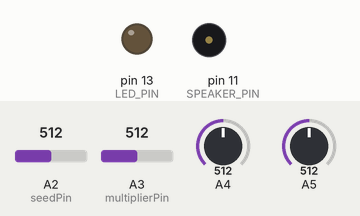
This sketch was run on a simulated Arduino Uno, built with avr-gcc and run on an emulated ATmega328P. On the bench: output pins drawn as LEDs (lit = HIGH), buzzer (waves = sounding). Dashed ring = blinking. Inputs (shaded band) come from the test bench; at power-on: A4 = 512, A5 = 512, A2 (seedPin) = 512, A3 (multiplierPin) = 512.

Above: at 1.8 s.
1.9 s: A4 set to 30
At 2.6 s:
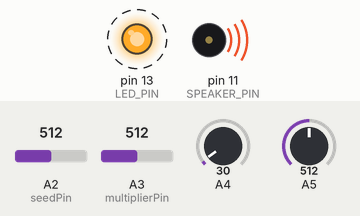
5.4 s: A4 set to 306
At 5.94 s:
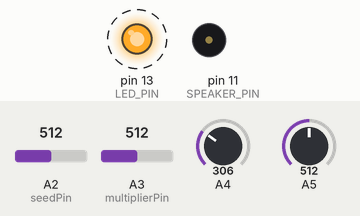
8.9 s: A5 set to 866
At 10.1 s:
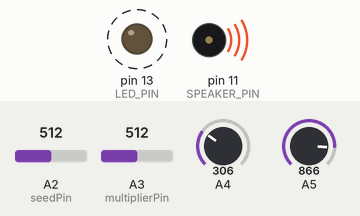
12.4 s: A5 set to 895
15.9 s: A5 set to 716
At 17.9 s:
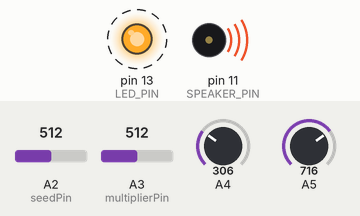
19.5 s: A5 set to 992
At 19.93 s:
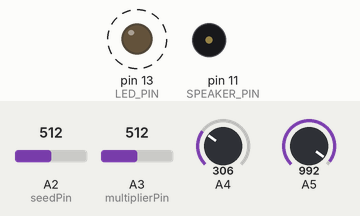
Timing chart, 0 to 24.0 s (numbered marks = the images above; inputs shaded):
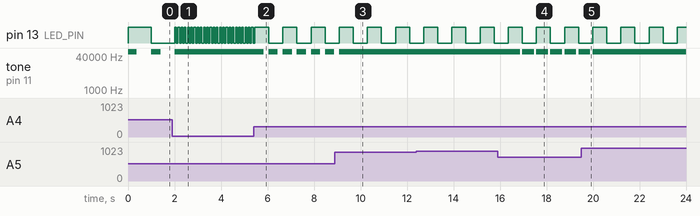

The sketch:

Sample_Drum_controls.ino
```cpp
// Drum sample //

#define SAMPLE_RATE 22050
#define SIZE 256
#define LED_PIN     13
#define LED_PORT    PORTB
#define LED_BIT     5
#define SPEAKER_PIN 11

  const byte kick[SIZE] = {127, 80, 42, 5, 165, 242, 241, 233, 128, 73, 48, 22, 127, 69, 55, 113, 151, 183, 209, 217, 223, 228, 233, 215, 161, 117, 91, 76, 65, 49, 37, 31, 31, 48, 83, 120, 146, 166, 183, 198, 206, 210, 209, 199, 178, 145, 111, 88, 78, 73, 69, 67, 72, 80, 88, 97, 109, 124, 137, 150, 163, 171, 174, 172, 168, 160, 144, 125, 114, 110, 108, 104, 104, 106, 109, 110, 112, 117, 124, 129, 135, 142, 145, 145, 143, 140, 137, 132, 128, 125, 122, 119, 118, 119, 119, 119, 118, 118, 120, 124, 126, 129, 132, 135, 137, 137, 135, 132, 131, 130, 129, 128, 126, 126, 124, 123, 121, 120, 120, 122, 123, 124, 126, 128, 129, 130, 130, 131, 131, 131, 130, 130, 130, 129, 129, 128, 126, 125, 125, 124, 124, 124, 124, 125, 126, 126, 128, 128, 128, 129, 129, 129, 129, 129, 128, 128, 128, 128, 126, 126, 126, 126, 126, 126, 126, 126, 126, 128, 127, 126, 128, 128, 128, 128, 128, 128, 128, 128, 126, 126, 126, 126, 126, 126, 126, 126, 128, 128, 128, 128, 128, 128, 128, 128, 128, 128, 128, 128, 128, 126, 126, 126, 126, 126, 126, 126, 126, 126, 126, 128, 128, 128, 128, 128, 128, 128, 128, 128, 128, 128, 128, 128, 126, 126, 126, 126, 126, 126, 126, 126, 126, 126, 126, 126, 126, 128, 128, 128, 128, 128, 128, 128, 128, 128, 128, 128, 126, 126, 126, 126, 126, 126, 126, 126, 126, 126};
  const byte snare[SIZE] = {127, 215, 65, 212, 56, 102, 135, 122, 51, 201, 220, 46, 175, 80, 152, 95, 123, 116, 184, 155, 59, 122, 100, 161, 143, 173, 101, 155, 97, 73, 112, 98, 176, 96, 140, 77, 134, 109, 132, 149, 112, 149, 97, 161, 98, 151, 98, 155, 149, 112, 157, 103, 133, 106, 167, 97, 166, 108, 129, 124, 136, 146, 124, 136, 129, 150, 94, 130, 105, 141, 146, 128, 129, 99, 150, 121, 141, 99, 142, 116, 131, 114, 118, 143, 127, 143, 115, 144, 120, 137, 109, 129, 131, 139, 129, 113, 144, 119, 145, 117, 135, 129, 134, 136, 124, 130, 130, 139, 121, 136, 121, 132, 128, 127, 126, 122, 130, 126, 138, 120, 136, 122, 131, 123, 130, 128, 127, 128, 118, 132, 125, 131, 122, 131, 125, 131, 122, 126, 128, 126, 129, 121, 129, 123, 132, 129, 127, 131, 123, 128, 125, 130, 123, 131, 123, 128, 131, 129, 128, 126, 125, 124, 131, 121, 124, 129, 130, 126, 124, 126, 127, 130, 125, 126, 128, 126, 128, 126, 126, 126, 126, 125, 128, 126, 126, 126, 126, 126, 126, 125, 128, 126, 126, 126, 126, 126, 126, 126, 126, 128, 128, 126, 128, 126, 127, 126, 128, 125, 127, 128, 128, 126, 126, 128, 126, 126, 128, 128, 128, 128, 128, 126, 128, 126, 126, 128, 128, 126, 126, 128, 128, 126, 126, 127, 126, 128, 126, 126, 128, 128, 128, 126, 126, 126, 128, 128, 126, 126, 126, 128, 128, 126, 128, 128, 126, 126};
  const byte hat[SIZE] = {127, 128, 225, 217, 99, 38, 61, 153, 152, 144, 133, 73, 122, 144, 65, 188, 87, 170, 164, 111, 122, 151, 114, 88, 174, 77, 140, 92, 122, 141, 156, 124, 121, 123, 126, 133, 132, 139, 119, 120, 127, 141, 130, 122, 129, 127, 132, 121, 139, 118, 130, 131, 129, 132, 130, 134, 126, 128, 130, 126, 122, 132, 129, 127, 131, 126, 128, 127, 126, 125, 127, 125, 128, 125, 128, 128, 127, 127, 126, 127, 128, 128, 128, 127, 127, 127, 127, 127, 128, 127, 127, 126, 127, 127, 128, 127, 128, 126, 127, 128, 127, 127, 127, 127, 127, 127, 127, 127, 127, 127, 127, 127, 127, 127, 127, 127, 127, 128, 127, 127, 127, 127, 127, 127, 127, 127, 127, 127, 127, 127, 127, 127, 127, 127, 127, 127, 127, 127, 127, 127, 127, 128, 128, 126, 126, 128, 127, 126, 127, 126, 127, 127, 126, 127, 126, 127, 127, 127, 127, 127, 126, 127, 127, 127, 126, 127, 127, 127, 127, 127, 127, 127, 127, 127, 127, 126, 126, 126, 127, 127, 127, 126, 127, 127, 127, 126, 127, 127, 126, 127, 127, 127, 127, 127, 127, 126, 126, 126, 126, 126, 126, 126, 127, 127, 126, 127, 126, 126, 127, 126, 127, 126, 126, 126, 126, 126, 126, 126, 127, 127, 126, 127, 127, 127, 127, 126, 126, 127, 127, 127, 126, 127, 126, 127, 127, 127, 127, 127, 126, 126, 127, 127, 126, 127, 127, 127, 127, 126, 127, 127, 127, 127, 127, 127, 127, 127};
  const byte crash[SIZE] = {127, 128, 225, 217, 99, 38, 61, 153, 152, 144, 133, 73, 122, 144, 65, 188, 87, 170, 164, 111, 122, 151, 114, 88, 174, 77, 140, 92, 122, 141, 156, 124, 121, 123, 126, 133, 132, 139, 119, 120, 127, 141, 130, 122, 129, 127, 132, 121, 139, 118, 130, 131, 129, 132, 130, 134, 126, 128, 130, 126, 122, 132, 129, 127, 131, 126, 128, 127, 126, 125, 127, 125, 128, 125, 128, 128, 127, 127, 126, 127, 128, 128, 128, 127, 127, 127, 127, 127, 128, 127, 127, 126, 127, 127, 128, 127, 128, 126, 127, 128, 127, 127, 127, 127, 127, 127, 127, 127, 127, 127, 127, 127, 127, 127, 127, 127, 127, 128, 127, 127, 127, 127, 127, 127, 127, 127, 127, 127, 127, 127, 127, 127, 127, 127, 127, 127, 127, 127, 127, 127, 127, 128, 128, 126, 126, 128, 127, 126, 127, 126, 127, 127, 126, 127, 126, 127, 127, 127, 127, 127, 126, 127, 127, 127, 126, 127, 127, 127, 127, 127, 127, 127, 127, 127, 127, 126, 126, 126, 127, 127, 127, 126, 127, 127, 127, 126, 127, 127, 126, 127, 127, 127, 127, 127, 127, 126, 126, 126, 126, 126, 126, 126, 127, 127, 126, 127, 126, 126, 127, 126, 127, 126, 126, 126, 126, 126, 126, 126, 127, 127, 126, 127, 127, 127, 127, 126, 126, 127, 127, 127, 126, 127, 126, 127, 127, 127, 127, 127, 126, 126, 127, 127, 126, 127, 127, 127, 127, 126, 127, 127, 127, 127, 127, 127, 127, 127};

  int out;
  uint16_t cnt,tmp;
  int bound;
  bool trig = false;
  int type = false;
  int tempo;

// Global variables
unsigned long currentSeed = 1;    // Will be updated by random generation
const int seedPin = A2;          // Pot for seed value
const int multiplierPin = A3;    // Pot for multiplier
//const int moduloPin = A4;        // Pot for modulo

unsigned long customRandom() {
  // Read values from pots
  unsigned long seed = map(analogRead(seedPin), 0, 1023, 1, 65535);
  unsigned long multiplier = map(analogRead(multiplierPin), 0, 1023, 1, 4000);
  //unsigned long modulo = map(analogRead(moduloPin), 0, 1023, 1, 32767);
  unsigned long modulo = 32767;

  // Generate next value
  currentSeed = (currentSeed * multiplier + seed) % modulo;

  return currentSeed;
}

ISR(TIMER1_COMPA_vect) {

  OCR2A = 0xff & out;

  if (type == 0) out = kick[cnt];
  if (type == 1) out = snare[cnt];
  if (type == 2) out = hat[cnt];
  if (type == 3) out = crash[cnt];

  if (trig) { trig = false; cnt = 0; }

  if (tmp >= bound) { cnt++; tmp = 0; }

  if(cnt >= SIZE) { trig = false; out = 0; }

  tmp++;

}

void startPlayback()
{
    pinMode(SPEAKER_PIN, OUTPUT);
    pinMode(LED_PIN, OUTPUT);

    ASSR &= ~(_BV(EXCLK) | _BV(AS2));

    TCCR2A |= _BV(WGM21) | _BV(WGM20);
    TCCR2B &= ~_BV(WGM22);

    TCCR2A = (TCCR2A | _BV(COM2A1)) & ~_BV(COM2A0);
    TCCR2A &= ~(_BV(COM2B1) | _BV(COM2B0));

    TCCR2B = (TCCR2B & ~(_BV(CS12) | _BV(CS11))) | _BV(CS10);

    OCR2A = 0;

    cli();

    TCCR1B = (TCCR1B & ~_BV(WGM13)) | _BV(WGM12);
    TCCR1A = TCCR1A & ~(_BV(WGM11) | _BV(WGM10));

    TCCR1B = (TCCR1B & ~(_BV(CS12) | _BV(CS11))) | _BV(CS10);

    OCR1A = F_CPU / SAMPLE_RATE;

    TIMSK1 |= _BV(OCIE1A);

    sei();

}

void stopPlayback()
{

    TIMSK1 &= ~_BV(OCIE1A);

    TCCR1B &= ~_BV(CS10);
    TCCR2B &= ~_BV(CS10);

    digitalWrite(SPEAKER_PIN, LOW);
}


void setup() {

  startPlayback();

}


void loop() {

  LED_PORT ^= 1 << LED_BIT;

  trig = true;

  type = customRandom() % 4;  // The % 4 ensures we get values 0-3

 // bound = random(9, 17);
    bound = map(analogRead(5),0, 1023, 9, 60);
   tempo = map(analogRead(4), 0, 1023, 10, 2000);
  delay (tempo);

}
```

Measured:
- after the input at 1.9 s, pin 13 (LED_PIN): alternates HIGH for 0.07 s and LOW for 0.07 s, starting after 0.18 s; tone on pin 11 (SPEAKER_PIN): goes on until 2.0 s, then stays 62500 Hz
- after the input at 5.4 s, pin 13 (LED_PIN): alternates HIGH for 0.61 s and LOW for 0.61 s, starting after 0.65 s; tone on pin 11 (SPEAKER_PIN): alternates 62500 Hz for 0.39 s and silent for 0.21 s, starting after 0.44 s
- after the input at 8.9 s, tone on pin 11 (SPEAKER_PIN): goes on until 9.1 s, then stays 62500 Hz
- after the input at 15.9 s, tone on pin 11 (SPEAKER_PIN): alternates 62500 Hz for 0.51 s and silent for 0.10 s, starting after 0.96 s
- after the input at 19.5 s, tone on pin 11 (SPEAKER_PIN): goes on until 20.0 s, then stays 62500 Hz
- by itself, tone on pin 11 (SPEAKER_PIN): alternates 62500 Hz for 0.38 s and silent for 0.63 s
